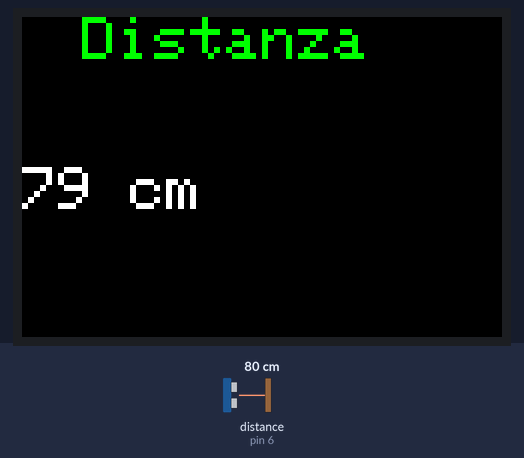
Simulated run of this sketch. Board: Arduino Uno, built with avr-gcc and run on an emulated ATmega328P. Shown: 480×320 colour display. Wiring (inferred from the names in the program): ultrasonic range finder: trigger pin 7; echo pin 6. Inputs (shaded band) come from the test bench; at power-on: distance to the obstacle (sensor on pin 6) 80 cm. The echo pulse lasts 58.3 µs per cm.

Above: at 1.41 s.
1.6 s: distance to the obstacle (sensor on pin 6) set to 2 cm
At 1.86 s:
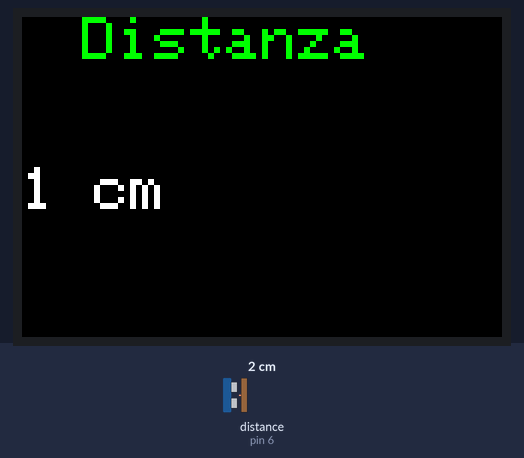
3.3 s: distance to the obstacle (sensor on pin 6) set to 4 cm
At 3.64 s:
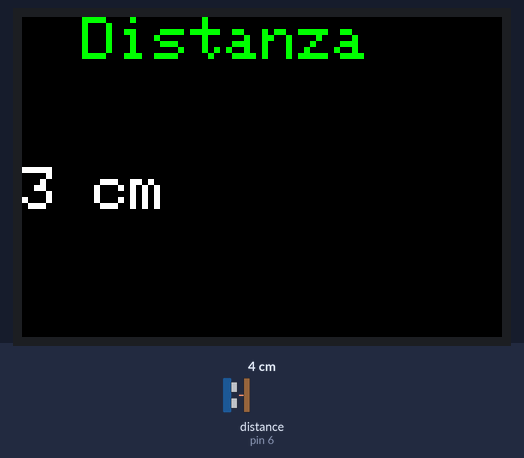
5.0 s: distance to the obstacle (sensor on pin 6) set to 9 cm
At 5.21 s:
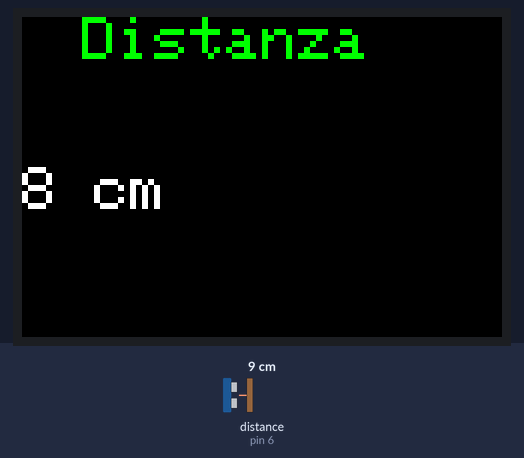

The sketch:

DistanceSensor.ino
```cpp
#include <SPI.h>
#include "Adafruit_GFX.h"
#include "Adafruit_HX8357.h"

#define TRIG_PIN 7
#define ECHO_PIN 6

#define TFT_CS 10
#define TFT_DC 9

Adafruit_HX8357 tft = Adafruit_HX8357(TFT_CS, TFT_DC, -1);
// TFT_RST set to -1 to tie it to Arduino's reset

void setup(){
    pinMode(ECHO_PIN, INPUT);
    pinMode(TRIG_PIN, OUTPUT);

    // Configurazione del display
    tft.begin();
    tft.setRotation(3);
    tft.fillScreen(HX8357_BLACK);
    tft.setTextColor(HX8357_GREEN);
    tft.setTextSize(6);
    tft.setCursor(60,0);
    tft.println("Distanza");
    tft.setTextColor(HX8357_WHITE);
}

long distance(){
    long d = 0;
    long duration = 0;

    digitalWrite(TRIG_PIN, LOW);
    delayMicroseconds(2);
    digitalWrite(TRIG_PIN, HIGH);
    delayMicroseconds(2);
    digitalWrite(TRIG_PIN, LOW);
    delayMicroseconds(2);

    duration = pulseIn(ECHO_PIN, HIGH);
    d = (duration * 100) / 5830;

    delay(25);
    return d;
}

void loop(){
    String DistTxt = String(distance());

    tft.fillRect(0,120,480,320,HX8357_BLACK);
    tft.setCursor(0,150);
    tft.println(DistTxt + " cm");

    delay(100);
}
```

Measured:
- after the input at 1.6 s, the display: first differs from a run without the input after 0.20 s (image 1)
- after the input at 3.3 s, the display: first differs from a run without the input after 0.29 s (image 2)
- after the input at 5.0 s, the display: first differs from a run without the input after 0.15 s (image 3)
